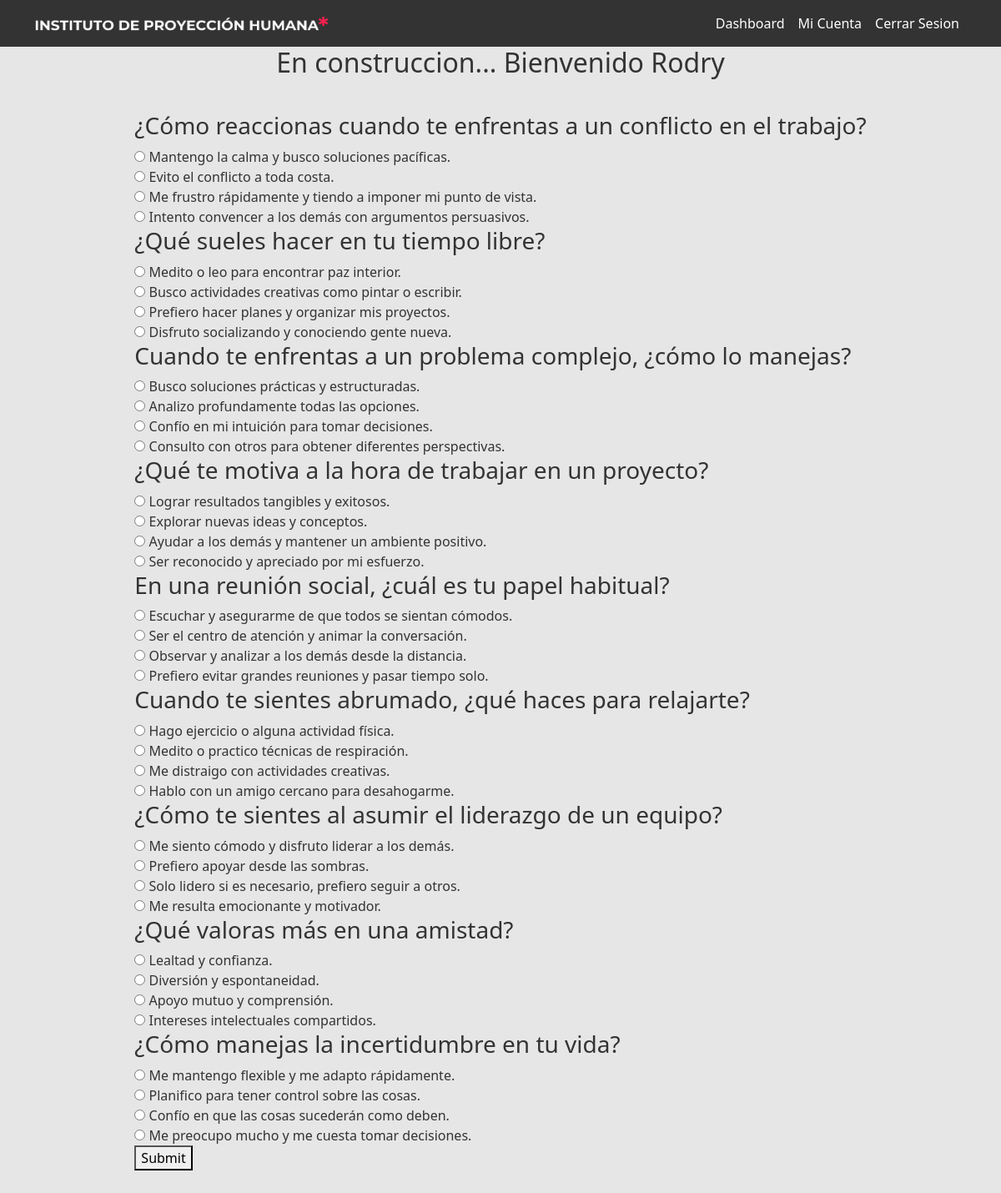
The app's page /dashboard (signed in) with its own data.
### models.py (models this page shows)
class Question(db.Model):
    __tablename__ = 'questions'
    question_id = db.Column(db.Integer, primary_key=True)
    text = db.Column(db.String(255), nullable=False)
    answers = db.relationship('Answer', backref='question', lazy=True)

class Answer(db.Model):
    __tablename__ = 'answers'
    answer_id = db.Column(db.Integer, primary_key=True)
    question_id = db.Column(db.Integer, db.ForeignKey('questions.question_id'), nullable=False)
    text = db.Column(db.String(255), nullable=False)
    biotype = db.Column(db.String(50))
    points = db.Column(db.Integer)

### app.py (the view)
@app.route("/dashboard")
def dashboard():
    if "username" not in session:
        return redirect(url_for('login'))
    questions = Question.query.all()
    return render_template("dashboard.html", user_name=session['username'], questions=questions)

### app.py (called while the page is built)
@app.after_request
def after_request(response):
    response.headers["Cache-Control"] = "no-cache, no-store, must-revalidate"
    response.headers["Expires"] = 0
    response.headers["Pragma"] = "no-cache"
    return response

### templates/dashboard.html (shortened to what this page needs)
{% extends "layout.html" %}
{% block css %}
    <link rel="stylesheet" href="/static/css/custom-style.css">
{% endblock %}
{% block main %}
    {% if session %}
        <div class="container-card">
            <h2 class="transition-up">En construccion... Bienvenido {{ user_name }}</h2>
            <form id="questionnaire">
                {% for question in questions %}
                    <h3>{{ question.text }}</h3>
                    {% set answers = question.answers %}
                    {% if answers %}
                        {% for answer in answers %}
                            <label>
                                <input type="radio" name="{{ question.question_id }}" value="{{ answer.biotype }}" data-points="{{ answer.points }}">
                                {{ answer.text }}
                            </label><br>
                        {% endfor %}
                    {% else %}
                        <p>No answers available</p>
                    {% endif %}
                {% endfor %}
                <button type="button" onclick="submitAnswers()">Submit</button>
            </form>
        </div>
    {% endif %}
{% endblock%}

### templates/layout.html (shortened to what this page needs)
<!DOCTYPE html>
<html lang="en">
    <head>
        <link rel="stylesheet" href="https://cdn.jsdelivr.net/npm/bootstrap-icons@1.11.3/font/bootstrap-icons.min.css">
        <link href="https://cdn.jsdelivr.net/npm/bootstrap@5.3.2/dist/css/bootstrap.min.css" rel="stylesheet">
        {% block css %}{% endblock %}
        <link rel="stylesheet" href="static/css/styles.css">
    </head>
    <body>
        <div class="navbar navbar-expand-lg">
            <div class="container">
                <a href="/" class="navbar-brand fw-bold" id="logo"><img src="{{ url_for('static', filename='images/LOGOmain.png') }}" alt="Logo"></a>
                <div class="collapse navbar-collapse" id="navbarNavDropdown">
                    <ul class="navbar-nav ms-auto">
                        {% if session['username'] %}
                            <li class="nav-item">
                                <a href="/dashboard" class="nav-link">Dashboard</a>
                            </li>
                            <li class="nav-item">
                                <a href="#" class="nav-link">Mi Cuenta</a>
                            </li>
                            <li class="nav-item">
                                <a href="/logout" class="nav-link">Cerrar Sesion</a>
                            </li>
                        {% endif %}
                    </ul>
                </div>
            </div>
        </div>
        {% block main %} {% endblock %}
    </body>
</html>

### static/css/custom-style.css (style rules this page uses)
html, body { margin: 0; padding: 0; background-color: #e6e6e6; }
.transition-up { animation: load-up .3s; }
h2 { color: #333333; }
.container-card { display: flex; flex-direction: column; justify-content: center; align-items: center; }
form { padding: 2rem; color:#333333 }

### static/css/styles.css (style rules this page uses)
.navbar { background-color: #333333; }
.container img { width: 22rem; }
.nav-link { color: white }

### records on screen
Question: text "¿Cómo reaccionas cuando te enfrentas a un conflicto en el trabajo?"
Answer: text "Mantengo la calma y busco soluciones pacíficas."
Answer: text "Evito el conflicto a toda costa."
Answer: text "Me frustro rápidamente y tiendo a imponer mi punto de vista."
Answer: text "Intento convencer a los demás con argumentos persuasivos."
Question: text "¿Qué sueles hacer en tu tiempo libre?"
Answer: text "Medito o leo para encontrar paz interior."
Answer: text "Busco actividades creativas como pintar o escribir."
Answer: text "Prefiero hacer planes y organizar mis proyectos."
Answer: text "Disfruto socializando y conociendo gente nueva."
Question: text "Cuando te enfrentas a un problema complejo, ¿cómo lo manejas?"
Answer: text "Busco soluciones prácticas y estructuradas."
Answer: text "Analizo profundamente todas las opciones."
Answer: text "Confío en mi intuición para tomar decisiones."
Answer: text "Consulto con otros para obtener diferentes perspectivas."
Question: text "¿Qué te motiva a la hora de trabajar en un proyecto?"
Answer: text "Lograr resultados tangibles y exitosos."
Answer: text "Explorar nuevas ideas y conceptos."
Answer: text "Ayudar a los demás y mantener un ambiente positivo."
Answer: text "Ser reconocido y apreciado por mi esfuerzo."
Question: text "En una reunión social, ¿cuál es tu papel habitual?"
Answer: text "Escuchar y asegurarme de que todos se sientan cómodos."
Answer: text "Ser el centro de atención y animar la conversación."
Answer: text "Observar y analizar a los demás desde la distancia."
Answer: text "Prefiero evitar grandes reuniones y pasar tiempo solo."
Question: text "Cuando te sientes abrumado, ¿qué haces para relajarte?"
Answer: text "Hago ejercicio o alguna actividad física."
Answer: text "Medito o practico técnicas de respiración."
Answer: text "Me distraigo con actividades creativas."
Answer: text "Hablo con un amigo cercano para desahogarme."
Question: text "¿Cómo te sientes al asumir el liderazgo de un equipo?"
Answer: text "Me siento cómodo y disfruto liderar a los demás."
Answer: text "Prefiero apoyar desde las sombras."
Answer: text "Solo lidero si es necesario, prefiero seguir a otros."
Answer: text "Me resulta emocionante y motivador."
Question: text "¿Qué valoras más en una amistad?"
Answer: text "Lealtad y confianza."
Answer: text "Diversión y espontaneidad."
Answer: text "Apoyo mutuo y comprensión."
Answer: text "Intereses intelectuales compartidos."
Question: text "¿Cómo manejas la incertidumbre en tu vida?"
Answer: text "Me mantengo flexible y me adapto rápidamente."
Answer: text "Planifico para tener control sobre las cosas."
Answer: text "Confío en que las cosas sucederán como deben."
Answer: text "Me preocupo mucho y me cuesta tomar decisiones."

### other values on screen
{{ user_name }} "Rodry"
